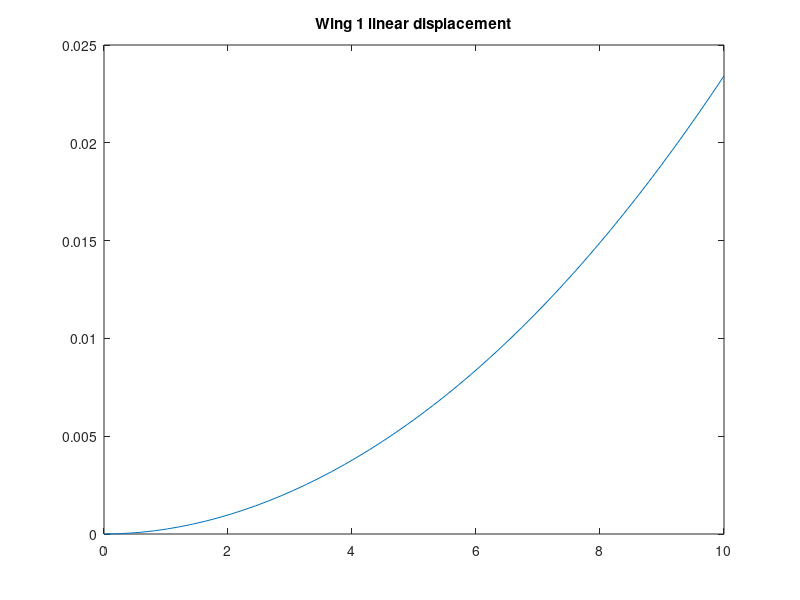
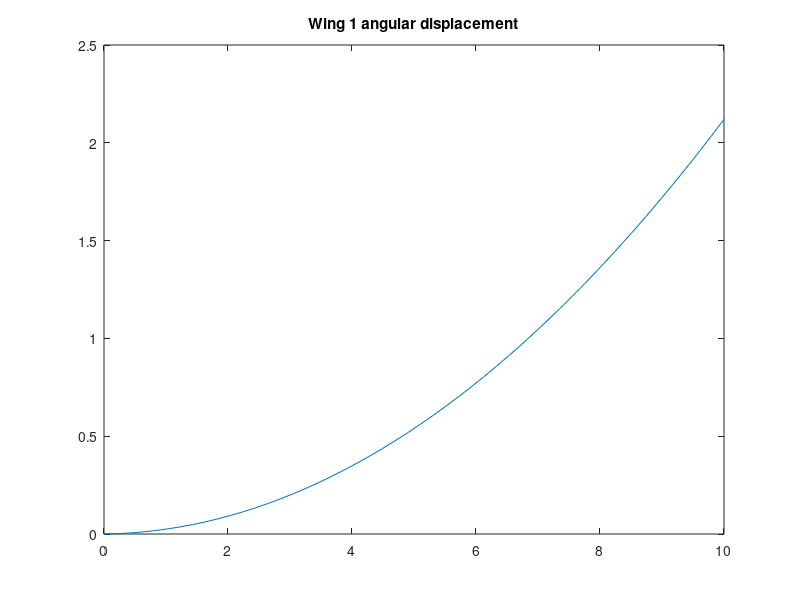
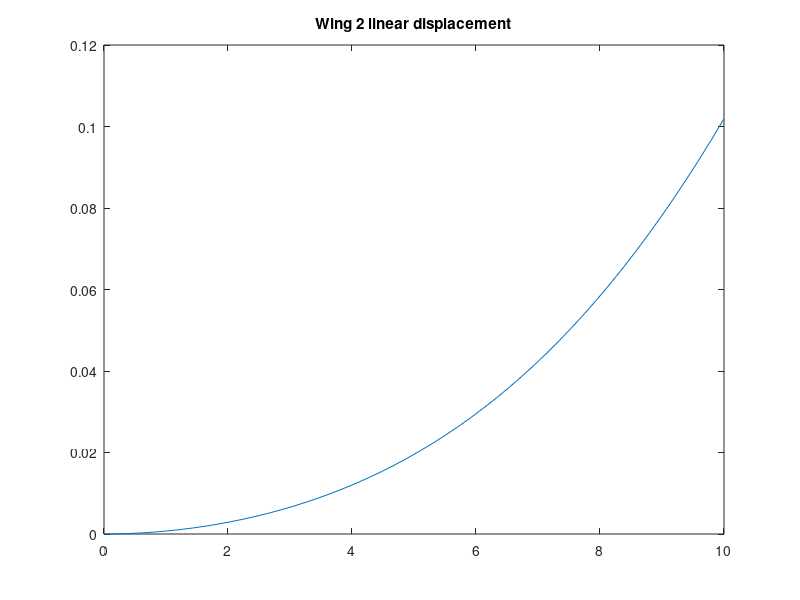
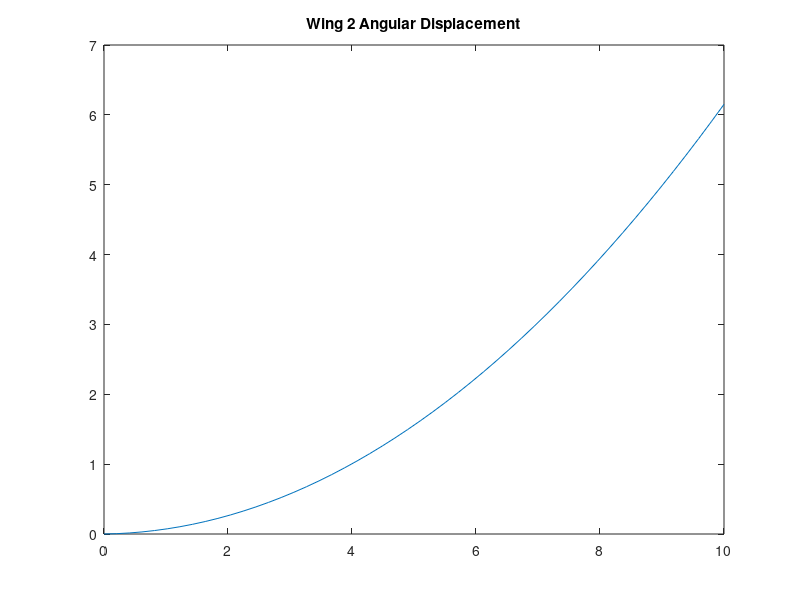

Source code (MATLAB) for these figures, in order:
% MechSolids Airfoil Project
% Lindsey Andrade, Ambika Goel, Caleb Kissel

function airfoil()
close all
% c = 1; %cord length meters

% Constants 
rho =  1.225; % density of air kg/m3
V = 245; % airspeed m/s
%A = 20.4124; % cross section of the wing (for lift)
G = 24e9; %N/m^2 
%J = 0.0046;
%L = 10; % length of wing (m)
%Izz =  0.0046;
E = 68.9e9; 

alpha_initial = 0.1; %initial angle of attack in radians

[X1, T1, Phi1, PhiTotal1, LiftForce1, disp1] = calculation(20.4124, 0.0046, 0.0046, 10);

[X2, T2, Phi2, PhiTotal2, LiftForce2, disp2] = calculation(20.4124, 0.0016, 0.0016, 10); 

plot(X1, disp1)
title('Wing 1 linear displacement')

figure
plot(X1, PhiTotal1*180/pi)
title('Wing 1 angular displacement')

figure
plot(X2, disp2)
title('Wing 2 linear displacement')

figure
plot(X2, PhiTotal2*180/pi)
title('Wing 2 Angular Displacement')

    function [X, T, Phi, PhiTotal, LiftForce, disp] = calculation(A, J, Izz, L)

            LiftConst = (1/2 * rho * V^2 * A); %lift bullshit Lift = 2pi(1/2 * rho * V^2 * A); 
            f = .2166; % lift fudge factor
            C = LiftConst * f; %coefficient of lift

            X = linspace(0, L, 50);
            T = zeros(1, length(X));
            Phi = zeros(1, length(X));

            for i = 1 : length(X)
            T(i) = C * alpha_initial * exp((C*X(i))/(J*G)); 
            Phi(i) = alpha_initial * (exp(C*X(i)/(J*G)) - 1); 
            end

            PhiTotal = cumsum(Phi); 
            AngleOfAttack = alpha_initial*ones(1, length(PhiTotal)) + PhiTotal; 

            LiftForce = C * AngleOfAttack;

            % Find bending displacement 
            disp = zeros(1, length(X)); 

            for i = 1 : length(X)
                x = X(i); 
                P = LiftForce(i); 
                disp(i) = P*x^2 / (6*E*Izz) * (3*L - x); 
            end

    end
% plot(X, T)
% title('Torque acting on wing')
% 
% figure
% plot(X, Phi)
% title('Ammount of deflection long wing')
% 
% figure
% plot(X, PhiTotal)
% title('Total Angluar Displacement')
% 
% figure
% plot(X, LiftForce)
% title('Lift Force Over Wing')
% 
% figure
% plot(X, disp)
% title('Bending Displacement')
end





